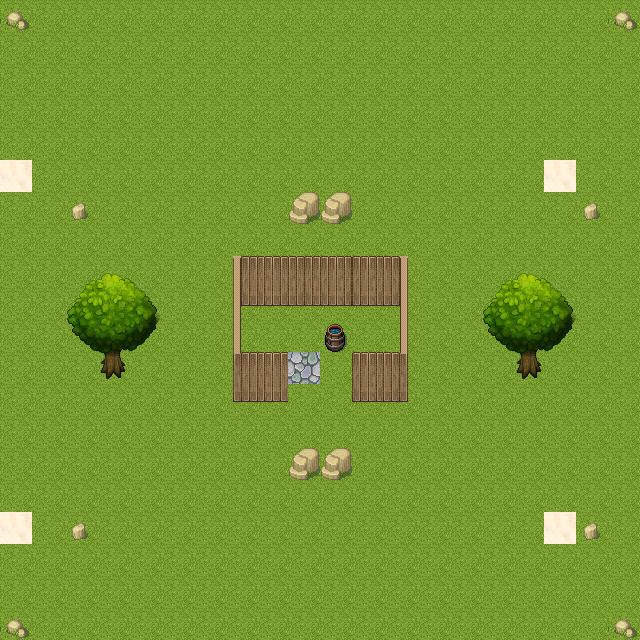

A level layout from a 2D game, rendered from its tile map. Below: a short description, then the map file with its tile-grid data intact:
An orthogonal 20x20 tile map with 32x32 px tiles, 7 tile layers (1, 2, 3, 4, ...), 1 hidden layer not drawn.

<map version="1.10" tiledversion="1.10.2" orientation="orthogonal" renderorder="right-down" width="20" height="20" tilewidth="32" tileheight="32" infinite="0" nextlayerid="9" nextobjectid="1">
 <editorsettings>
  <export target="test1.json" format="custom" />
 </editorsettings>
 <tileset firstgid="1" name="pantilla" tilewidth="32" tileheight="32" tilecount="192" columns="32">
  <image source="pantilla/pantilla.png" width="1024" height="200" />
 </tileset>
 <layer id="1" name="1" width="20" height="20">
  <data encoding="csv">
1,1,1,1,1,1,1,1,1,1,1,1,1,1,1,1,1,1,1,1,
1,1,1,1,1,1,1,1,1,1,1,1,1,1,1,1,1,1,1,1,
1,1,1,1,1,1,1,1,1,1,1,1,1,1,1,1,1,1,1,1,
1,1,1,1,1,1,1,1,1,1,1,1,1,1,1,1,1,1,1,1,
1,1,1,1,1,1,1,1,1,1,1,1,1,1,1,1,1,1,1,1,
1,1,1,1,1,1,1,1,1,1,1,1,1,1,1,1,1,1,1,1,
1,1,1,1,1,1,1,1,1,1,1,1,1,1,1,1,1,1,1,1,
1,1,1,1,1,1,1,1,1,1,1,1,1,1,1,1,1,1,1,1,
1,1,1,1,1,1,1,1,1,1,1,1,1,1,1,1,1,1,1,1,
1,1,1,1,1,1,1,1,1,1,1,1,1,1,1,1,1,1,1,1,
1,1,1,1,1,1,1,1,1,1,1,1,1,1,1,1,1,1,1,1,
1,1,1,1,1,1,1,1,1,1,1,1,1,1,1,1,1,1,1,1,
1,1,1,1,1,1,1,1,1,1,1,1,1,1,1,1,1,1,1,1,
1,1,1,1,1,1,1,1,1,1,1,1,1,1,1,1,1,1,1,1,
1,1,1,1,1,1,1,1,1,1,1,1,1,1,1,1,1,1,1,1,
1,1,1,1,1,1,1,1,1,1,1,1,1,1,1,1,1,1,1,1,
1,1,1,1,1,1,1,1,1,1,1,1,1,1,1,1,1,1,1,1,
1,1,1,1,1,1,1,1,1,1,1,1,1,1,1,1,1,1,1,1,
1,1,1,1,1,1,1,1,1,1,1,1,1,1,1,1,1,1,1,1,
1,1,1,1,1,1,1,1,1,1,1,1,1,1,1,1,1,1,1,1
</data>
 </layer>
 <layer id="2" name="2" width="20" height="20">
  <data encoding="csv">
0,0,0,0,0,0,0,0,0,0,0,0,0,0,0,0,0,0,0,0,
0,0,0,0,0,0,0,0,0,0,0,0,0,0,0,0,0,0,0,0,
0,0,0,0,0,0,0,0,0,0,0,0,0,0,0,0,0,0,0,0,
0,0,0,0,0,0,0,0,0,0,0,0,0,0,0,0,0,0,0,0,
0,0,0,0,0,0,0,0,0,0,0,0,0,0,0,0,0,0,0,0,
0,0,0,0,0,0,0,0,0,0,0,0,0,0,0,0,0,0,0,0,
0,0,0,0,0,0,0,0,0,33,33,0,0,0,0,0,0,0,0,0,
0,0,0,0,0,0,0,0,0,0,0,0,0,0,0,0,0,0,0,0,
0,0,0,0,0,0,0,0,0,0,0,0,0,0,0,0,0,0,0,0,
0,0,0,0,0,0,0,0,0,0,0,0,0,0,0,0,0,0,0,0,
0,0,0,0,0,0,0,0,0,0,0,0,0,0,0,0,0,0,0,0,
0,0,161,162,163,0,0,0,0,0,0,0,0,0,0,161,162,163,0,0,
0,0,0,0,0,0,0,0,0,0,0,0,0,0,0,0,0,0,0,0,
0,0,0,0,0,0,0,0,0,0,0,0,0,0,0,0,0,0,0,0,
0,0,0,0,0,0,0,0,0,33,33,0,0,0,0,0,0,0,0,0,
0,0,0,0,0,0,0,0,0,0,0,0,0,0,0,0,0,0,0,0,
0,0,0,0,0,0,0,0,0,0,0,0,0,0,0,0,0,0,0,0,
0,0,0,0,0,0,0,0,0,0,0,0,0,0,0,0,0,0,0,0,
0,0,0,0,0,0,0,0,0,0,0,0,0,0,0,0,0,0,0,0,
0,0,0,0,0,0,0,0,0,0,0,0,0,0,0,0,0,0,0,0
</data>
 </layer>
 <layer id="3" name="3" width="20" height="20">
  <data encoding="csv">
0,0,0,0,0,0,0,0,0,0,0,0,0,0,0,0,0,0,0,0,
0,0,0,0,0,0,0,0,0,0,0,0,0,0,0,0,0,0,0,0,
0,0,0,0,0,0,0,0,0,0,0,0,0,0,0,0,0,0,0,0,
0,0,0,0,0,0,0,0,0,0,0,0,0,0,0,0,0,0,0,0,
0,0,0,0,0,0,0,0,0,0,0,0,0,0,0,0,0,0,0,0,
0,0,0,0,0,0,0,0,0,0,0,0,0,0,0,0,0,0,0,0,
0,0,35,0,0,0,0,0,0,0,0,0,0,0,0,0,0,0,35,0,
0,0,0,0,0,0,0,0,0,0,0,0,0,0,0,0,0,0,0,0,
0,0,0,0,0,0,0,0,0,0,0,0,0,0,0,0,0,0,0,0,
0,0,0,0,0,0,0,0,0,0,0,0,0,0,0,0,0,0,0,0,
0,0,129,130,131,0,0,0,0,0,0,0,0,0,0,129,130,131,0,0,
0,0,0,0,0,0,0,0,0,0,0,0,0,0,0,0,0,0,0,0,
0,0,0,0,0,0,0,0,0,0,0,0,0,0,0,0,0,0,0,0,
0,0,0,0,0,0,0,0,0,0,0,0,0,0,0,0,0,0,0,0,
0,0,0,0,0,0,0,0,0,0,0,0,0,0,0,0,0,0,0,0,
0,0,0,0,0,0,0,0,0,0,0,0,0,0,0,0,0,0,0,0,
0,0,35,0,0,0,0,0,0,0,0,0,0,0,0,0,0,0,35,0,
0,0,0,0,0,0,0,0,0,0,0,0,0,0,0,0,0,0,0,0,
0,0,0,0,0,0,0,0,0,0,0,0,0,0,0,0,0,0,0,0,
0,0,0,0,0,0,0,0,0,0,0,0,0,0,0,0,0,0,0,0
</data>
 </layer>
 <layer id="4" name="4" width="20" height="20">
  <data encoding="csv">
0,0,0,0,0,0,0,0,0,0,0,0,0,0,0,0,0,0,0,0,
0,0,0,0,0,0,0,0,0,0,0,0,0,0,0,0,0,0,0,0,
0,0,0,0,0,0,0,0,0,0,0,0,0,0,0,0,0,0,0,0,
0,0,0,0,0,0,0,0,0,0,0,0,0,0,0,0,0,0,0,0,
0,0,0,0,0,0,0,0,0,0,0,0,0,0,0,0,0,0,0,0,
0,0,0,0,0,0,0,0,0,0,0,0,0,0,0,0,0,0,0,0,
0,0,0,0,0,0,0,0,0,0,0,0,0,0,0,0,0,0,0,0,
0,0,0,0,0,0,0,0,0,0,0,0,0,0,0,0,0,0,0,0,
0,0,0,0,0,0,0,9,10,11,12,12,13,0,0,0,0,0,0,0,
0,0,0,0,0,0,0,41,42,43,44,44,45,0,0,0,0,0,0,0,
0,0,0,0,0,0,0,73,0,0,0,0,77,0,0,0,0,0,0,0,
0,0,0,0,0,0,0,105,106,0,0,108,109,0,0,0,0,0,0,0,
0,0,0,0,0,0,0,137,138,0,0,140,141,0,0,0,0,0,0,0,
0,0,0,0,0,0,0,0,0,0,0,0,0,0,0,0,0,0,0,0,
0,0,0,0,0,0,0,0,0,0,0,0,0,0,0,0,0,0,0,0,
0,0,0,0,0,0,0,0,0,0,0,0,0,0,0,0,0,0,0,0,
0,0,0,0,0,0,0,0,0,0,0,0,0,0,0,0,0,0,0,0,
0,0,0,0,0,0,0,0,0,0,0,0,0,0,0,0,0,0,0,0,
0,0,0,0,0,0,0,0,0,0,0,0,0,0,0,0,0,0,0,0,
0,0,0,0,0,0,0,0,0,0,0,0,0,0,0,0,0,0,0,0
</data>
 </layer>
 <layer id="5" name="5" width="20" height="20">
  <data encoding="csv">
0,0,0,0,0,0,0,0,0,0,0,0,0,0,0,0,0,0,0,0,
0,0,0,0,0,0,0,0,0,0,0,0,0,0,0,0,0,0,0,0,
0,0,0,0,0,0,0,0,0,0,0,0,0,0,0,0,0,0,0,0,
0,0,0,0,0,0,0,0,0,0,0,0,0,0,0,0,0,0,0,0,
0,0,0,0,0,0,0,0,0,0,0,0,0,0,0,0,0,0,0,0,
0,0,0,0,0,0,0,0,0,0,0,0,0,0,0,0,0,0,0,0,
0,0,0,0,0,0,0,0,0,0,0,0,0,0,0,0,0,0,0,0,
0,0,0,0,0,0,0,0,0,0,0,0,0,0,0,0,0,0,0,0,
0,0,65,66,67,0,0,0,0,0,0,0,0,0,0,65,66,67,0,0,
0,0,97,98,99,0,0,0,0,0,0,0,0,0,0,97,98,99,0,0,
0,0,0,0,0,0,0,0,0,0,0,0,0,0,0,0,0,0,0,0,
0,0,0,0,0,0,0,0,0,0,0,0,0,0,0,0,0,0,0,0,
0,0,0,0,0,0,0,0,0,0,0,0,0,0,0,0,0,0,0,0,
0,0,0,0,0,0,0,0,0,0,0,0,0,0,0,0,0,0,0,0,
0,0,0,0,0,0,0,0,0,0,0,0,0,0,0,0,0,0,0,0,
0,0,0,0,0,0,0,0,0,0,0,0,0,0,0,0,0,0,0,0,
0,0,0,0,0,0,0,0,0,0,0,0,0,0,0,0,0,0,0,0,
0,0,0,0,0,0,0,0,0,0,0,0,0,0,0,0,0,0,0,0,
0,0,0,0,0,0,0,0,0,0,0,0,0,0,0,0,0,0,0,0,
0,0,0,0,0,0,0,0,0,0,0,0,0,0,0,0,0,0,0,0
</data>
 </layer>
 <layer id="6" name="6" width="20" height="20">
  <data encoding="csv">
34,0,0,0,0,0,0,0,0,0,0,0,0,0,0,0,0,0,0,34,
0,0,0,0,0,0,0,0,0,0,0,0,0,0,0,0,0,0,0,0,
0,0,0,0,0,0,0,0,0,0,0,0,0,0,0,0,0,0,0,0,
0,0,0,0,0,0,0,0,0,0,0,0,0,0,0,0,0,0,0,0,
0,0,0,0,0,0,0,0,0,0,0,0,0,0,0,0,0,0,0,0,
0,0,0,0,0,0,0,0,0,0,0,0,0,0,0,0,0,0,0,0,
0,0,0,0,0,0,0,0,0,0,0,0,0,0,0,0,0,0,0,0,
0,0,0,0,0,0,0,0,0,0,0,0,0,0,0,0,0,0,0,0,
0,0,0,0,0,0,0,0,0,0,0,0,0,0,0,0,0,0,0,0,
0,0,0,0,0,0,0,0,0,0,0,0,0,0,0,0,0,0,0,0,
0,0,0,0,0,0,0,0,0,0,14,0,0,0,0,0,0,0,0,0,
0,0,0,0,0,0,0,0,0,0,0,0,0,0,0,0,0,0,0,0,
0,0,0,0,0,0,0,0,0,0,0,0,0,0,0,0,0,0,0,0,
0,0,0,0,0,0,0,0,0,0,0,0,0,0,0,0,0,0,0,0,
0,0,0,0,0,0,0,0,0,0,0,0,0,0,0,0,0,0,0,0,
0,0,0,0,0,0,0,0,0,0,0,0,0,0,0,0,0,0,0,0,
0,0,0,0,0,0,0,0,0,0,0,0,0,0,0,0,0,0,0,0,
0,0,0,0,0,0,0,0,0,0,0,0,0,0,0,0,0,0,0,0,
0,0,0,0,0,0,0,0,0,0,0,0,0,0,0,0,0,0,0,0,
34,0,0,0,0,0,0,0,0,0,0,0,0,0,0,0,0,0,0,34
</data>
 </layer>
 <layer id="7" name="collision" width="20" height="20" visible="0">
  <data encoding="csv">
2,0,0,0,0,0,0,0,0,0,0,0,0,0,0,0,0,0,0,2,
0,0,0,0,0,0,0,0,0,0,0,0,0,0,0,0,0,0,0,0,
0,0,0,0,0,0,0,0,0,0,0,0,0,0,0,0,0,0,0,0,
0,0,0,0,0,0,0,0,0,2,2,0,0,0,0,0,0,0,0,0,
0,0,0,0,0,0,0,0,0,0,0,0,0,0,0,0,0,0,0,0,
0,0,0,0,0,0,0,0,0,0,0,0,0,0,0,0,0,0,0,0,
0,0,0,0,0,0,0,0,0,0,0,0,0,0,0,0,0,0,0,0,
0,0,0,0,0,0,0,0,0,0,0,0,0,0,0,0,0,0,0,0,
0,0,0,0,0,0,0,0,0,0,0,0,0,0,0,0,0,0,0,0,
0,0,0,0,0,0,0,2,2,2,2,2,2,0,0,0,0,0,0,0,
0,0,0,0,0,0,0,2,0,0,0,0,2,0,0,0,0,0,0,0,
0,0,0,2,0,0,0,2,0,0,0,0,2,0,0,0,2,0,0,0,
0,0,0,0,0,0,0,2,2,0,0,2,2,0,0,0,0,0,0,0,
0,0,0,0,0,0,0,0,0,0,0,0,0,0,0,0,0,0,0,0,
0,0,0,0,0,0,0,0,0,0,0,0,0,0,0,0,0,0,0,0,
0,0,0,0,0,0,0,0,0,0,0,0,0,0,0,0,0,0,0,0,
0,0,0,0,0,0,0,0,0,2,2,0,0,0,0,0,0,0,0,0,
0,0,0,0,0,0,0,0,0,0,0,0,0,0,0,0,0,0,0,0,
0,0,0,0,0,0,0,0,0,0,0,0,0,0,0,0,0,0,0,0,
2,0,0,0,0,0,0,0,0,0,0,0,0,0,0,0,0,0,0,2
</data>
 </layer>
 <layer id="8" name="PantallaUsuario" width="20" height="20">
  <data encoding="csv">
0,0,0,0,0,0,0,0,0,0,0,0,0,0,0,0,0,0,0,0,
0,0,0,0,0,0,0,0,0,0,0,0,0,0,0,0,0,0,0,0,
0,0,0,0,0,0,0,0,0,0,0,0,0,0,0,0,0,0,0,0,
0,0,0,0,0,0,0,0,0,0,0,0,0,0,0,0,0,0,0,0,
0,0,0,0,0,0,0,0,0,0,0,0,0,0,0,0,0,0,0,0,
2,0,0,0,0,0,0,0,0,0,0,0,0,0,0,0,0,2,0,0,
0,0,0,0,0,0,0,0,0,0,0,0,0,0,0,0,0,0,0,0,
0,0,0,0,0,0,0,0,0,0,0,0,0,0,0,0,0,0,0,0,
0,0,0,0,0,0,0,0,0,0,0,0,0,0,0,0,0,0,0,0,
0,0,0,0,0,0,0,0,0,0,0,0,0,0,0,0,0,0,0,0,
0,0,0,0,0,0,0,0,0,0,0,0,0,0,0,0,0,0,0,0,
0,0,0,0,0,0,0,0,0,3,0,0,0,0,0,0,0,0,0,0,
0,0,0,0,0,0,0,0,0,0,0,0,0,0,0,0,0,0,0,0,
0,0,0,0,0,0,0,0,0,0,0,0,0,0,0,0,0,0,0,0,
0,0,0,0,0,0,0,0,0,0,0,0,0,0,0,0,0,0,0,0,
0,0,0,0,0,0,0,0,0,0,0,0,0,0,0,0,0,0,0,0,
2,0,0,0,0,0,0,0,0,0,0,0,0,0,0,0,0,2,0,0,
0,0,0,0,0,0,0,0,0,0,0,0,0,0,0,0,0,0,0,0,
0,0,0,0,0,0,0,0,0,0,0,0,0,0,0,0,0,0,0,0,
0,0,0,0,0,0,0,0,0,0,0,0,0,0,0,0,0,0,0,0
</data>
 </layer>
</map>